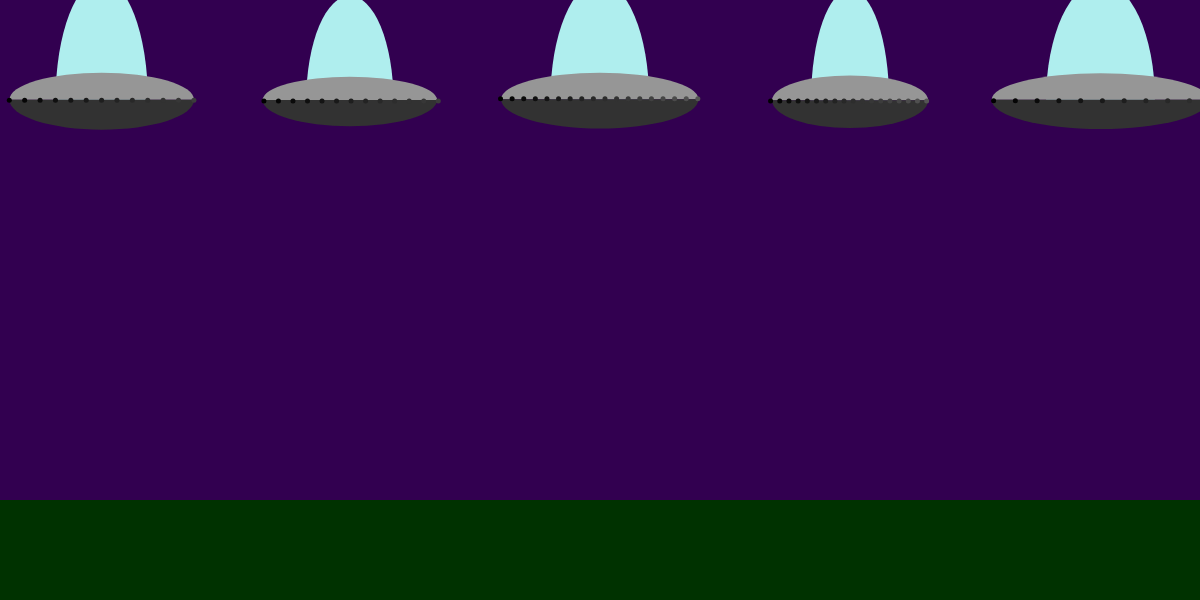
Frame 1 (no input)
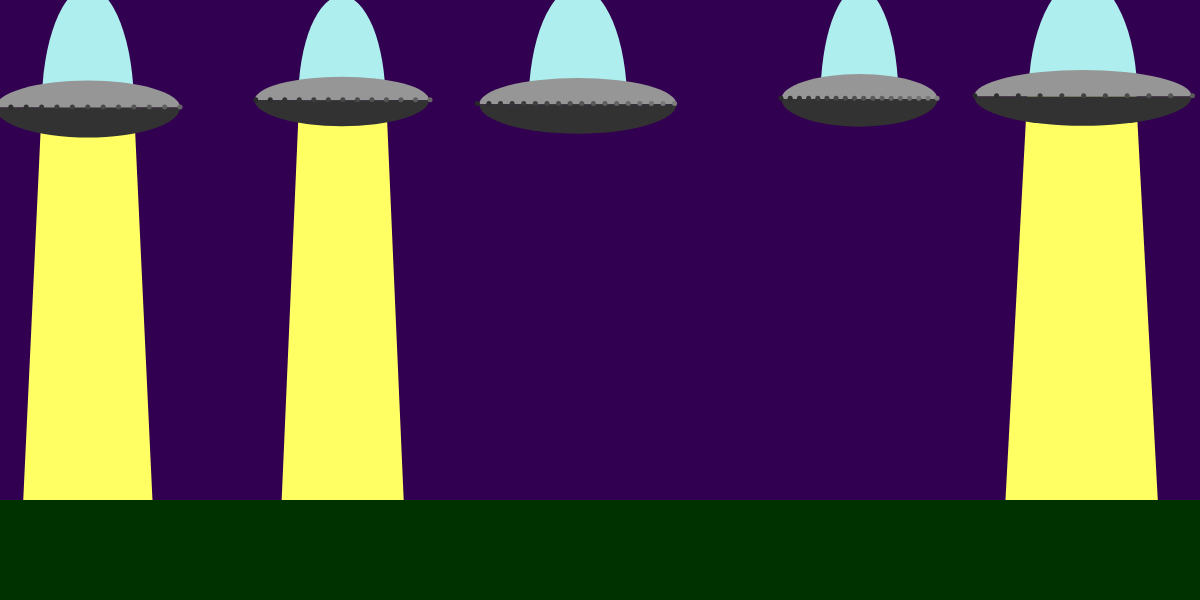
Frame 60 (no input)
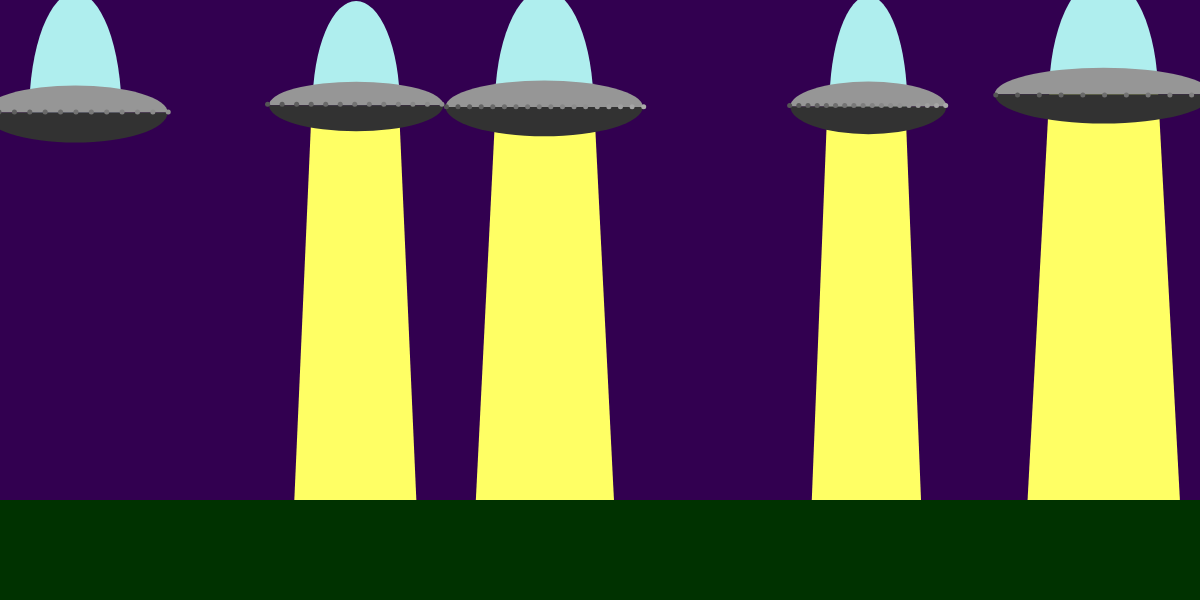
Frame 120 (the mouse pressed at the canvas centre since frame 60)

The p5.js sketch that drew these frames (run headless with seeded random() and noise() and a simulated clock; from frame 60 on, the mouse is pressed at the canvas centre):

// p5.js sketch
// ── sketch.js
//Topic 1.1
//Object orientation revisted
//part one

var flying_saucer;
var flying_saucers;

function setup() {
  createCanvas(1200, 600);
  noStroke();

  flying_saucer = new Flying_saucer(400, 100);
  flying_saucers = [];

  for (var i = 0; i < 5; i++) {
    flying_saucers.push(new Flying_saucer(100 + i * 250, 100));
  }
}

function draw() {
  background(50, 0, 80);
  //   flying_saucer.beam();
  //   flying_saucer.draw();

  for (var i = 0; i < flying_saucers.length; i++) {
    flying_saucers[i].beam();
    flying_saucers[i].hover();

    flying_saucers[i].draw();
  }
}

function keyPressed() {
  flying_saucer.beam_on = true;
}

function keyReleased() {
  flying_saucer.beam_on = false;
}

function Flying_saucer(x, y) {
  (this.x = x),
    (this.y = y),
    (this.width = random(150, 250)),
    (this.height = random(100, 125)),
    (this.window_width = 0.75),
    (this.window_height = 0.85),
    (this.base_height = 0.45),
    (this.num_lights = round(random(10, 20))),
    (this.brightnesses = []),
    (this.beam_on = false),
    (this.hover = function () {
      this.x += random(-2, 2);
      this.y += random(-1, 1);

      if(!this.beam_on && random() > 0.95) {
          this.beam_on = true;
      }
      else if (this.beam_on && random() > 0.99) {
          this.beam_on = false;
      }
    }),
    (this.beam = function () {
      fill(255, 255, 100, 1500);
      if (random() > 0.1 && this.beam_on) {
        beginShape();
        vertex(this.x - this.width * 0.25, this.y);
        vertex(this.x + this.width * 0.25, this.y);
        vertex(this.x + this.width * 0.35, height - 100);
        vertex(this.x - this.width * 0.35, height - 100);

        endShape(CLOSE);
      }
    }),
    (this.draw = function () {
      //draw the ground
      fill(0, 50, 0);
      rect(0, height - 100, width, 100);

      //draw the flying saucer
      fill(175, 238, 238);
      arc(this.x, this.y, this.width / 2, this.height * 2, PI, TWO_PI);
      fill(150);
      arc(
        this.x,
        this.y,
        this.width,
        this.height * this.base_height,
        PI,
        TWO_PI
      );
      fill(50);
      arc(this.x, this.y, this.width, this.height / 2, 0, PI);

      this.x += random(-2, 2);
      this.y += random(-1, 1);

      fill(255);

      var incr = this.width / (this.num_lights - 1);

      for (var i = 0; i < this.num_lights; i++) {
        fill(this.brightnesses[i]);
        ellipse(this.x - this.width / 2 + incr * i, this.y, 5);

        this.brightnesses[i] += 5;
        this.brightnesses[i] = this.brightnesses[i] % 255;
      }
    });

  for (var i = 0; i < this.num_lights; i++) {
    this.brightnesses.push((i * 5) % 255);
  }
}
